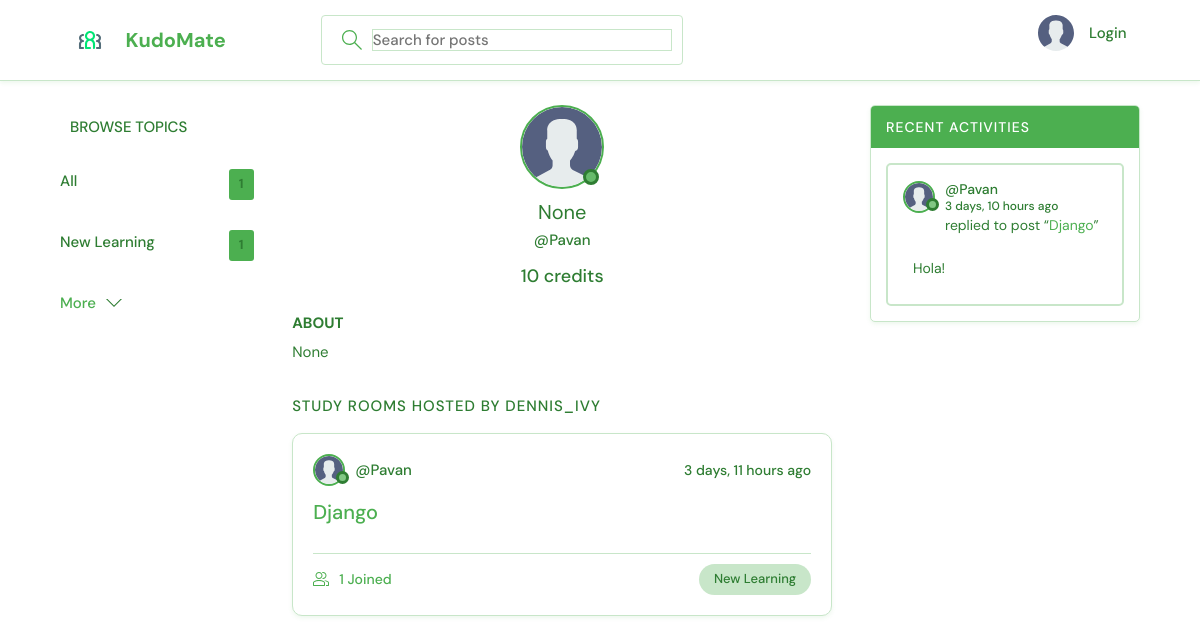
Page /profile/1/ on the committed database.
### base/models.py (models this page shows, shortened)
class Topic(models.Model):
    name = models.CharField(max_length=200)

class User(AbstractUser):
    name = models.CharField(max_length=200, null=True)
    email = models.EmailField(unique=True, null=True)
    bio = models.TextField(null=True)
    avatar = models.ImageField(null=True, default="avatar.svg")
    credits = models.IntegerField(default=0)
    USERNAME_FIELD = 'email'
    REQUIRED_FIELDS = ['username']  # email is automatically required by USERNAME_FIELD
    objects = UserManager()

class Room(models.Model):
    host = models.ForeignKey(User, on_delete=models.SET_NULL, null=True)
    topic = models.ForeignKey(Topic, on_delete=models.SET_NULL, null=True)
    name = models.CharField(max_length=200)
    description = models.TextField(null=True, blank=True)
    participants = models.ManyToManyField(
        User, related_name='participants', blank=True)
    updated = models.DateTimeField(auto_now=True)
    created = models.DateTimeField(auto_now_add=True)
    class Meta:
        ordering = ['-updated', '-created']
    def __str__(self):
        return self.name

class Message(models.Model):
    user = models.ForeignKey(User, on_delete=models.CASCADE)
    room = models.ForeignKey(Room, on_delete=models.CASCADE)
    body = models.TextField()
    updated = models.DateTimeField(auto_now=True)
    created = models.DateTimeField(auto_now_add=True)
    class Meta:
        ordering = ['-updated', '-created']

### base/views.py (the view)
# urls.py: path('profile/<str:pk>/', views.userProfile, name="user-profile"),
def userProfile(request, pk):
    user = User.objects.get(id=pk)
    rooms = user.room_set.all()
    room_messages = user.message_set.all()
    topics = Topic.objects.all()
    context = {'user': user, 'rooms': rooms,
               'room_messages': room_messages, 'topics': topics}
    return render(request, 'base/profile.html', context)

### base/templates/base/profile.html (shortened to what this page needs)
{% extends 'main.html' %}
{% block content %}
<main class="profile-page layout layout--3">
  <div class="container">
    {% include 'base/topics_component.html' %}
    <div class="roomList">
      <div class="profile">
        <div class="profile__avatar">
          <div class="avatar avatar--large active">
            <img src="{{user.avatar.url}}" />
          </div>
        </div>
        <div class="profile__info">
          <h3>{{user.name}}</h3>
          <p>@{{user.username}}</p>
          <p style="margin-top: 10px;">
            <span style="font-size: 1.2em; color: #71c6dd;">{{ user.credits }} credits</span>
          </p>
        </div>
        <div class="profile__about">
          <h3>About</h3>
          <p>
            {{user.bio}}
          </p>
        </div>
      </div>
      <div class="roomList__header">
        <div>
          <h2>Study Rooms Hosted by dennis_ivy</a>
          </h2>
        </div>
      </div>
      {% include 'base/feed_component.html' %}
    </div>
    {% include 'base/activity_component.html' %}
  </div>
</main>
{% endblock content %}

### templates/main.html (shortened to what this page needs)
<!DOCTYPE html>
{% load static %}
<html lang="en">
<head>
    <link rel="stylesheet" href="{% static 'styles/style.css' %}" />
    <link rel="stylesheet" href="{% static 'styles/light-theme-override.css' %}" />
</head>
<body class="light-theme">
    {% include 'navbar.html' %}
    {% block content %}
    {% endblock %}
</body>
</html>

### templates/navbar.html (shortened to what this page needs)
{% load static %}
<header class="header header--loggedIn">
    <div class="container">
        <a href="{% url 'home' %}" class="header__logo">
            <img src="{% static 'images/logo.svg' %}" />
            <h1>KudoMate</h1>
        </a>
        <form class="header__search" method="GET" action="{% url 'home' %}">
            <label>
                <input name="q" placeholder="Search for posts" />
            </label>
        </form>
        <nav class="header__menu">
            {% if request.user.is_authenticated %}
            <div class="header__user">
                <a href="{% url 'update-user' %}">
                    <div class="avatar avatar--medium active">
                        <img src="{{request.user.avatar.url}}" />
                    </div>
                    <p>
                        {{request.user.username}}
                        <span>@{{request.user.username}}</span>
                        <span class="credits-display">
                            <svg version="1.1" xmlns="http://www.w3.org/2000/svg" width="32" height="32" viewBox="0 0 32 32">
                                <title>star</title>
                                <path d="M16 0l4.9 10.5 11.1 1.6-8 8.2 1.9 11.7-9.9-5.4-9.9 5.4 1.9-11.7-8-8.2 11.1-1.6z"></path>
                            </svg>
                            {{ request.user.credits }} kudos
                        </span>
                    </p>
                </a>
                <button class="dropdown-button">
                    <svg version="1.1" xmlns="http://www.w3.org/2000/svg" width="32" height="32" viewBox="0 0 32 32">
                        <title>chevron-down</title>
                        <path d="M16 21l-13-13h-3l16 16 16-16h-3l-13 13z"></path>
                    </svg>
                </button>
            </div>
            {% else %}
            <a href="{% url 'login' %}">
                <img src="{% static 'images/avatar.svg' %}" />
                <p>Login</p>
            </a>
            {% endif %}
        </nav>
    </div>
</header>

### base/templates/base/topics_component.html
<div class="topics">
    <div class="topics__header">
        <h2>Browse Topics</h2>
    </div>
    <ul class="topics__list">
        <li>
            <a href="{% url 'home' %}" class="active">All <span>{{topics.count}}</span></a>
        </li>
        {% for topic in topics %}
        <li>
            <a href="{% url 'home' %}?q={{topic.name}}">{{topic.name}}<span>{{topic.room_set.all.count}}</span></a>
        </li>
        {% endfor %}
    </ul>
    <a class="btn btn--link" href="{% url 'topics' %}">
        More
        <svg version="1.1" xmlns="http://www.w3.org/2000/svg" width="32" height="32" viewBox="0 0 32 32">
            <title>chevron-down</title>
            <path d="M16 21l-13-13h-3l16 16 16-16h-3l-13 13z"></path>
        </svg>
    </a>
</div>

### base/templates/base/feed_component.html (shortened to what this page needs)
{% for room in rooms %}
<div class="roomListRoom">
    <div class="roomListRoom__header">
        <a href="{% url 'user-profile' room.host.id %}" class="roomListRoom__author">
            <div class="avatar avatar--small">
                <img src="{{room.host.avatar.url}}" />
            </div>
            <span>@{{room.host.username}}</span>
        </a>
        <div class="roomListRoom__actions">
            <span>{{room.created|timesince}} ago</span>
        </div>
    </div>
    <div class="roomListRoom__content">
        <a href="{% url 'room' room.id %}">{{room.name}}</a>
    </div>
    <div class="roomListRoom__meta">
        <a href="{% url 'room' room.id %}" class="roomListRoom__joined">
            {{room.participants.all.count}} Joined
        </a>
        <p class="roomListRoom__topic">{{room.topic.name}}</p>
    </div>
</div>
{% endfor %}

### base/templates/base/activity_component.html (shortened to what this page needs)
<div class="activities">
    <div class="activities__header">
        <h2>Recent Activities</h2>
    </div>
    {% for message in room_messages %}
    <div class="activities__box">
        <div class="activities__boxHeader roomListRoom__header">
            <a href="{% url 'user-profile' message.user.id %}" class="roomListRoom__author">
                <div class="avatar avatar--small">
                    <img src="{{message.user.avatar.url}}" />
                </div>
                <p>
                    @{{message.user.username}}
                    <span>{{message.created|timesince}} ago</span>
                </p>
            </a>
        </div>
        <div class="activities__boxContent">
            <p>replied to post “<a href="{% url 'room' message.room.id %}">{{message.room}}</a>”</p>
            <div class="activities__boxRoomContent">{{message.body}}</div>
        </div>
    </div>
    {% endfor %}
</div>

### static/styles/light-theme-override.css (style rules this page uses)
body { background-color: #FFFFFF !important; color: #2E7D32 !important; }
.header { background-color: #FFFFFF !important; border-bottom: 1px solid #C8E6C9 !important; box-shadow: 0 2px 4px rgba(76, 175, 80, 0.1) !important; }
.header__logo h1 { color: #4CAF50 !important; }
.roomListRoom, .activities, .layout__box, .room { background-color: #FFFFFF !important; border: 1px solid #C8E6C9 !important; box-shadow: 0 2px 4px rgba(76, 175, 80, 0.1) !important; }
.header__search > label { background-color: #FFFFFF !important; border: 1px solid #C8E6C9 !important; }
.header__search input { color: #2E7D32 !important; }
h1, h2, h3, h4, h5, h6, p, span { color: #2E7D32 !important; }
a { color: #4CAF50 !important; }
.topics__header { background-color: #E8F5E9 !important; }
.topics__list li a { color: #2E7D32 !important; }
input, textarea, select { background-color: #FFFFFF !important; border: 1px solid #C8E6C9 !important; color: #2E7D32 !important; }
.activities__header h2 { background-color: #4CAF50 !important; color: #FFFFFF !important; }
[class*="__box"], [class*="__header"], [class*="__content"] { background-color: #FFFFFF !important; }
* { color: #2E7D32; }

### rows in the picture
Topic: name "New Learning", room_set.all.count "1"
User: avatar (placeholder picture), name "None", username "Pavan", credits "10", bio "None"
Room: host.avatar (placeholder picture), host.username "Pavan", created "3 days, 11 hours", name "Django", participants.all.count "1", topic.name "New Learning"
Message: user.avatar (placeholder picture), user.username "Pavan", created "3 days, 10 hours", room "Django", body "Hola!"

### other values in the picture
{{ topics.count }} "1"
